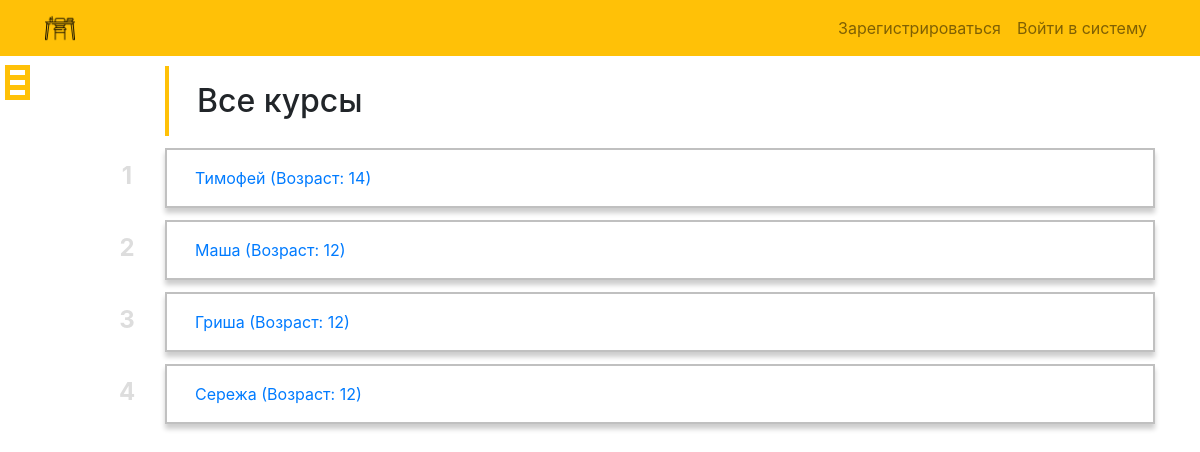
Page /courses/ on the committed database.
### studwork/models.py (models this page shows, shortened)
class Student(models.Model):
    name = models.CharField(max_length=150, verbose_name='Имя')
    age = models.IntegerField(verbose_name='Возраст')
    objects = models.Manager()
    class Meta:
        verbose_name_plural = 'Ученики'
        verbose_name = 'Ученик'
        ordering = ['id']

### studwork/views.py (the view)
# urls.py: path('courses/', views.all_courses, name='courses'),
def all_courses(request):
    courses = CoursePlan.objects.all()
    students = Student.objects.all()
    content = {'courses': courses, 'students': students}
    return render(request, 'studbase/all_courses.html', content)

### studwork/templates/studbase/all_courses.html (shortened to what this page needs)
{%extends 'base.html'%}
{%block content%}
<div id = 'menu'>
    <label class="btn-menu" for="hmt">
      <span class="first"></span>
      <span class="second"></span>
      <span class="third"></span>
    </label>
</div>
{%if course.title%}
    <h1 class = 'course-title'>{{course.title}}</h1>
{%else%}
    <h1 class = 'course-title'>Все курсы</h1>
{%endif%}
<ul class="all-students">
    {%for student in students%}
    <li><a href="{%url 'stud_detail' id=student.id%}">{{student.name}} (Возраст: {{student.age}})</a></li>
    {%endfor%}
</ul>
{%endblock content%}

### studwork/static/css/style.css (style rules this page uses)
.all-students { padding:0; list-style: none; counter-reset: li; }
.all-students li, .lesson-change { position: relative; border-left: 4px solid #DDDDDD; padding:16px 20px 16px 28px; margin:12px 0 12px 120px; -webkit-transition-duration: 0.3s; transition-duration: 0.3s; border: 2px solid #C0C0C0; color: #506a6b; box-shadow: 0 5px 5px 0 rgba(0,0,0, .2); }
.course-title { position: relative; border-left: 4px solid #DDDDDD; border-color:#ffc107; padding:16px 20px 16px 28px; margin:10px 0 12px 120px; }
.all-students li:before { line-height: 32px; position: absolute; top: 10px; left:-80px; width:80px; text-align:center; font-size: 24px; font-weight: bold; color: #DDDDDD; counter-increment: li; content: counter(li); -webkit-transition-duration: 0.3s; transition-duration: 0.3s; -webkit-box-sizing: border-box; -moz-box-sizing: border-box; box-sizing: border-box; }
.all-students li:after { position: absolute; top: 26px; left: -40px; width: 60px; height: 60px; border: 8px solid #ffc107; border-radius: 50%; content: ''; opacity: 0; -webkit-transition: -webkit-transform 0.3s, opacity 0.3s; -moz-transition: -moz-transform 0.3s, opacity 0.3s; transition: transform 0.3s, opacity 0.3s; -webkit-transform: translateX(-50%) translateY(-50%) scale(0.1); -moz-transform: translateX(-50%) translateY(-50%) scale(0.1); transform: translateX(-50%) translateY(-50%) scale(0.1); pointer-events: none; -webkit-box-sizing: border-box; -moz-box-sizing: border-box; box-sizing: border-box; }
.btn-menu { color: #fff; background-color: #ffc107; padding: 5px; position: fixed; top: 5px; left: 5px; cursor: pointer; transition: left .23s; z-index: 3; width: 25px; -webkit-transform: translateZ(0); -webkit-backface-visibility: hidden; margin-top: 60px }
.btn-menu span { display: block; height: 5px; background-color: #fff; margin: 5px 0 0; transition: all .1s linear .23s; position: relative; }
.btn-menu span.first { margin-top: 0; }
h1 { font-size: 2rem; font-weight: 500; margin-top:5rem }

### rows in the picture
Student: name "Тимофей", age "14"
Student: name "Маша", age "12"
Student: name "Гриша", age "12"
Student: name "Сережа", age "12"
